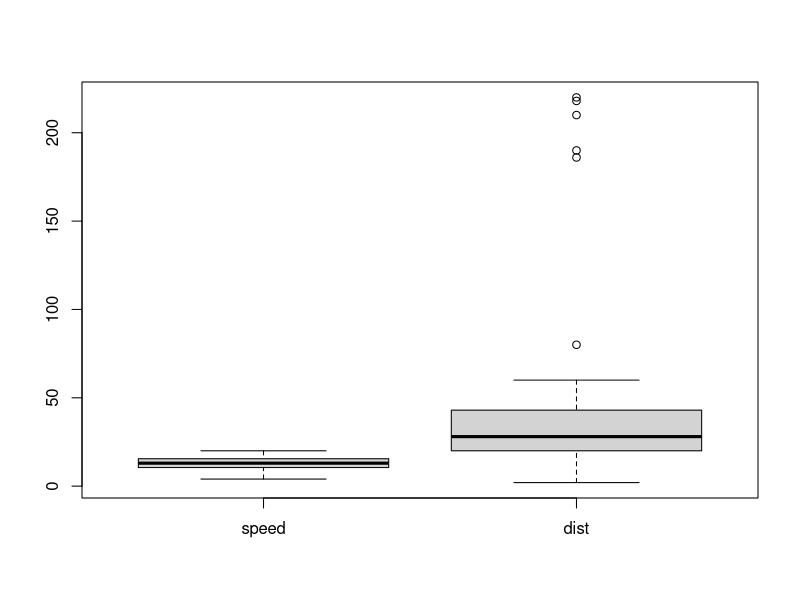

Source code (R):
cars1=head(cars,30)
speed=c(19,19,20,20,20)
dist=c(190,186,210,220,218)
outlier=data.frame(speed,dist)
summary(cars1)
cars2=rbind(cars1,outlier)


quantile(cars1$dist,0.25)
quantile(cars1$dist,0.75)
q3=quantile(cars1$dist,0.75)

extsup=q3+1.5*IQR(cars1$dist)
extsup2=q3+1.5*IQR(cars2$dist)
  
dist2=cars2$dist[cars2$dist>extsup2]
dist1=cars2$dist[cars2$dist<extsup2]
  
boxplot(cars2)
